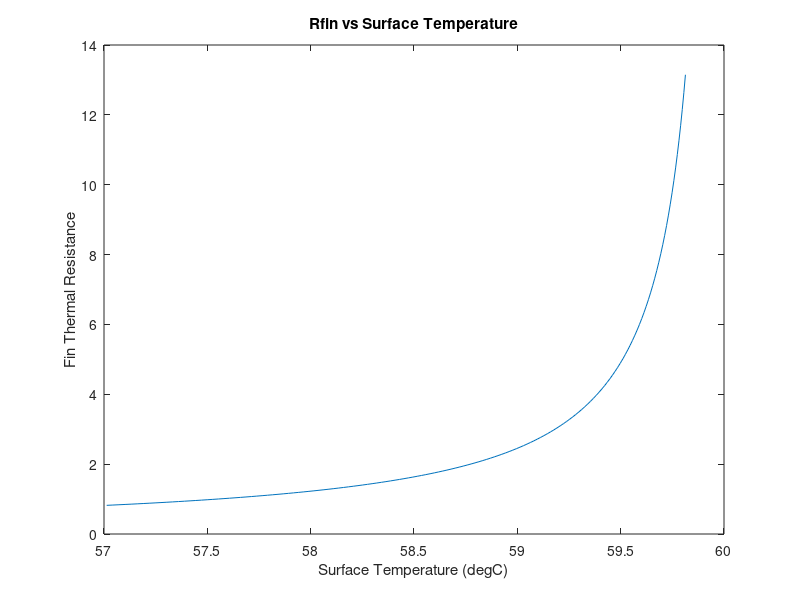
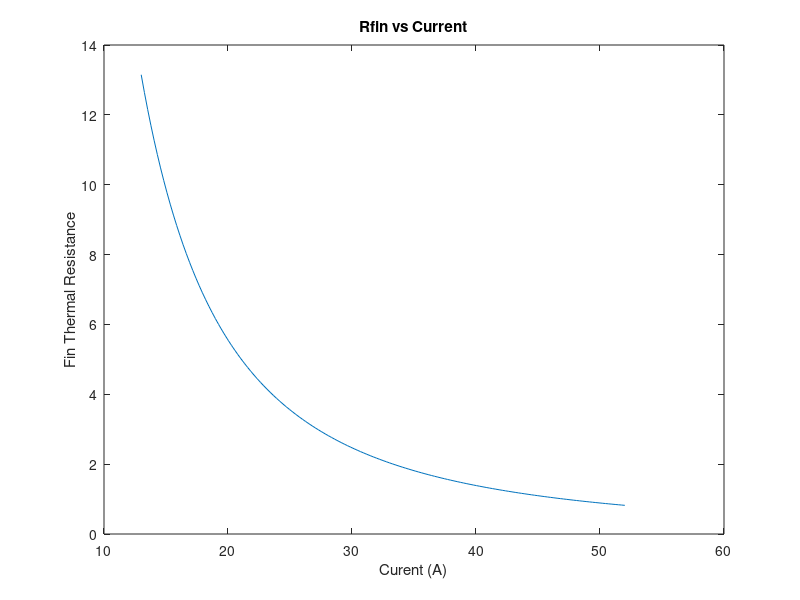
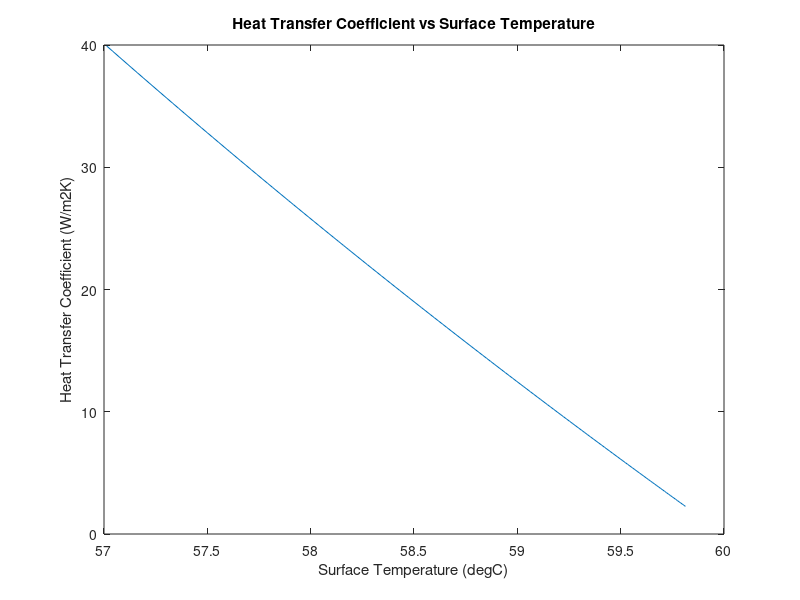

These figures' MATLAB source, in order:
current = 13:0.26:52;
IR = 0.0135; % Ohms
radius = 10.775/1000; % meters
height = 70.15/1000; % meters
Tmax = 60 + 273.15; % Kelvin, set this at the center of the axial axis, so z(max) = 1/2*cell height
Tambient = 30 + 273.15; % Kelvin
Rpaste = 0.001; %K/W
axialthermalconductivity = 20.61; % W/mK

heat_flux = zeros(length(current), 1);
h = zeros(length(current), 1);
Tsurface = zeros(length(current), 1);
Tsurface_withconv = zeros(length(current), 1);
qconv = zeros(length(current), 1);
Rcell = zeros(length(current), 1);
Rfins = zeros(length(current), 1);

for i = 1:length(current)
    heat_flux(i) = ((current(i))^2*IR)/(pi*(radius)^2); % is acutally a volume so need to multiply by height/2
    %heat_flux(i) = ((current(i))^2*IR)/(height/2*radius); %area as a rectangular region
    
    Tsurface(i) = Tmax - heat_flux(i)/(2*axialthermalconductivity)*((height/2)^2); % Kelvin
    h(i) = (heat_flux(i)*radius)/(Tsurface(i)-Tambient);
    %qconv(i) = (h(i)*2*pi*radius^2+2*pi*radius)*(Tsurface(i)-Tambient);
    %Tsurface_withconv(i) = Tmax - (heat_flux(i)-qconv(i))/(2*axialthermalconductivity)*((height/2)^2); % Kelvin

    %Rfins = (n/Rfin + 1/Rbase)^-1; %where n is number of fins
    Rfins(i) = (Tmax - Tambient)/(current(i)^2*IR)-Rpaste; % necessary thermal resistance of heatsink and base
end
% display(Rcell);
% format long;

figure
plot(Tsurface-273.15,Rfins);
xlabel('Surface Temperature (degC)');
ylabel('Fin Thermal Resistance');
title('Rfin vs Surface Temperature');

figure
plot(current,Rfins);
xlabel('Curent (A)');
ylabel('Fin Thermal Resistance');
title('Rfin vs Current');

figure
plot(Tsurface-273.15,h);
xlabel('Surface Temperature (degC)');
ylabel('Heat Transfer Coefficient (W/m2K)'); 
title('Heat Transfer Coefficient vs Surface Temperature');

% t = thickness;
% w = width;
% L = length;
% Lc = L + t/2;
% P = perimeter;
% k = thermal conductivity of heatsink material;
% N = number of fins;
% A_c = fin cross sectional area;
% A_b = base area exposed to convection;
% A_t = A_b + N*A_f; total surface area exposed to convection
% theta = Tsurface - Tambient; % Tsurface at set cell temp, Tsurface above
% 
% % for a straight, rectangular fin
% A_p = t*L;
% A_f = 2*w*Lc;
% mLc = sqrt((2*h)/(k*A_p))*Lc^(3/2);
% 
% q_f = (sqrt(h*P*k*A_c)*theta*tanh(mLc)); % fin heat transfer rate
% fin_efficiency = q_f / (h*A_f*theta);
% 
% Rfins = theta/qf;
% Rbase = 1/(h*A_c);
% fin_effectiveness = Rbase/Rfins;
% 
% q_t = N*(fin_efficiency*h*A_f*theta)+(h*A_b*theta);
% overall_fin_efficiency = q_t/(h*A_t*theta);

